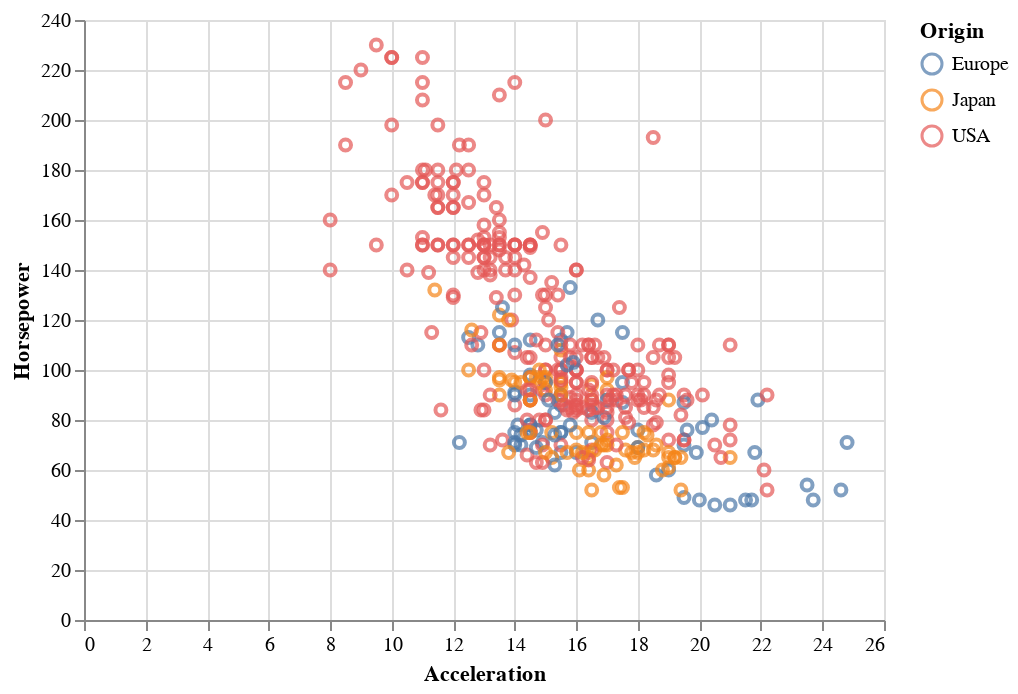

Source (notebook cell):
### Markdown cell above
**Q: can you create a 2D scatterplot with `Acceleration` and `Horsepower`? Use `Origin` for the colors.**

### Code cell
# TODO: put your code here

### Figure 1 — Vega-Lite specification as saved in the notebook (floating-point values rounded to 4 significant figures; data arrays with more than 128 entries replaced by an {"elided": "..."} marker saying what was removed)
{"$schema": "https://vega.github.io/schema/vega-lite/v3.4.0.json", "config": {"mark": {"tooltip": null}, "view": {"height": 300, "width": 400}}, "data": {"name": "data-f02450ab61490a1363517a0190416235"}, "datasets": {"data-f02450ab61490a1363517a0190416235": {"elided": "406 records"}}, "encoding": {"color": {"field": "Origin", "type": "nominal"}, "x": {"field": "Acceleration", "type": "quantitative"}, "y": {"field": "Horsepower", "type": "quantitative"}}, "mark": "point"}
